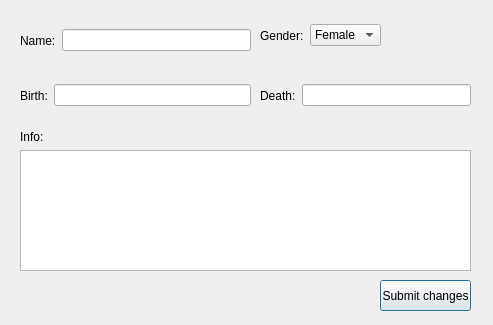
<?xml version="1.0" encoding="UTF-8"?>
<ui version="4.0">
 <class>Edit</class>
 <widget class="QDialog" name="Edit">
  <property name="geometry">
   <rect>
    <x>0</x>
    <y>0</y>
    <width>493</width>
    <height>325</height>
   </rect>
  </property>
  <property name="windowTitle">
   <string>Dialog</string>
  </property>
  <widget class="QWidget" name="horizontalLayoutWidget">
   <property name="geometry">
    <rect>
     <x>20</x>
     <y>20</y>
     <width>231</width>
     <height>41</height>
    </rect>
   </property>
   <layout class="QHBoxLayout" name="horizontalLayoutName">
    <item>
     <widget class="QLabel" name="labelName">
      <property name="text">
       <string>Name:</string>
      </property>
     </widget>
    </item>
    <item>
     <widget class="QLineEdit" name="lineEditName"/>
    </item>
   </layout>
  </widget>
  <widget class="QWidget" name="horizontalLayoutWidget_2">
   <property name="geometry">
    <rect>
     <x>260</x>
     <y>20</y>
     <width>211</width>
     <height>31</height>
    </rect>
   </property>
   <layout class="QHBoxLayout" name="HorizontalLayoutGender">
    <item>
     <widget class="QLabel" name="labelGender">
      <property name="text">
       <string>Gender:</string>
      </property>
     </widget>
    </item>
    <item>
     <widget class="QComboBox" name="comboBoxGender">
      <item>
       <property name="text">
        <string>Female</string>
       </property>
      </item>
      <item>
       <property name="text">
        <string>Male</string>
       </property>
      </item>
     </widget>
    </item>
    <item>
     <spacer name="horizontalSpacerGender">
      <property name="orientation">
       <enum>Qt::Horizontal</enum>
      </property>
      <property name="sizeHint" stdset="0">
       <size>
        <width>40</width>
        <height>20</height>
       </size>
      </property>
     </spacer>
    </item>
   </layout>
  </widget>
  <widget class="QWidget" name="horizontalLayoutWidget_3">
   <property name="geometry">
    <rect>
     <x>20</x>
     <y>80</y>
     <width>231</width>
     <height>31</height>
    </rect>
   </property>
   <layout class="QHBoxLayout" name="horizontalLayoutBirth">
    <item>
     <widget class="QLabel" name="labelBirth">
      <property name="text">
       <string>Birth:</string>
      </property>
     </widget>
    </item>
    <item>
     <widget class="QLineEdit" name="lineEditBirth"/>
    </item>
   </layout>
  </widget>
  <widget class="QWidget" name="horizontalLayoutWidget_4">
   <property name="geometry">
    <rect>
     <x>260</x>
     <y>80</y>
     <width>211</width>
     <height>31</height>
    </rect>
   </property>
   <layout class="QHBoxLayout" name="horizontalLayoutDeath">
    <item>
     <widget class="QLabel" name="labelDeath">
      <property name="text">
       <string>Death:</string>
      </property>
     </widget>
    </item>
    <item>
     <widget class="QLineEdit" name="lineEditDeath"/>
    </item>
   </layout>
  </widget>
  <widget class="QTextEdit" name="textEditInfo">
   <property name="geometry">
    <rect>
     <x>20</x>
     <y>150</y>
     <width>451</width>
     <height>121</height>
    </rect>
   </property>
  </widget>
  <widget class="QLabel" name="labelInfo">
   <property name="geometry">
    <rect>
     <x>20</x>
     <y>130</y>
     <width>47</width>
     <height>13</height>
    </rect>
   </property>
   <property name="text">
    <string>Info:</string>
   </property>
  </widget>
  <widget class="QPushButton" name="pushButtonSubmit">
   <property name="geometry">
    <rect>
     <x>380</x>
     <y>280</y>
     <width>91</width>
     <height>31</height>
    </rect>
   </property>
   <property name="text">
    <string>Submit changes</string>
   </property>
  </widget>
 </widget>
 <resources/>
 <connections/>
</ui>
